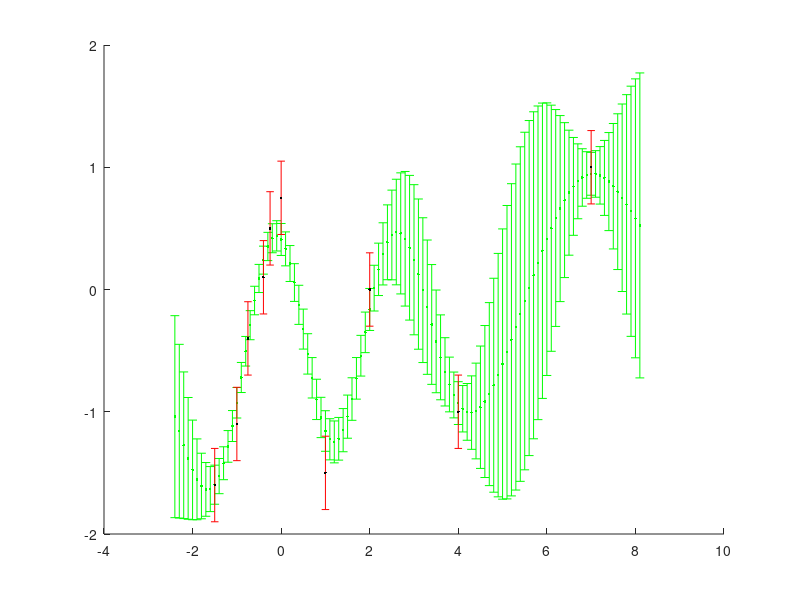

MATLAB code to generate this figure:
% gaussian process example
% https://www.robots.ox.ac.uk/~mebden/reports/GPtutorial.pdf

% control example 
% http://mlg.eng.cam.ac.uk/pub/pdf/KocMurRasLik03.pdf

% multiple gps for estimating a persons pose
% http://www.maths.lth.se/matematiklth/personal/sminchis/code/TGP.html

% multi input gp for control
% http://www.dcs.gla.ac.uk/~rod/publications/KocGirBanMur03.pdf

% gp for uav sys id
% file:///home/andy/Downloads/Hemakumara2013_ICRA_GaussianProcess.pdf

% I think to go to multiple observations, X(i) is a vector not number, for covariance you bustract the complete whole vector
% to get the distance between each entry and then sum the distances. so for X(i) = [1xn] -> xs = sum_j=1^n (X(i,j) - X'(l,j))^2

% next goal is to include a model of a car and predict it's model as it drives around, from x,y,theta,xdot,ydot,thetadot predict x',y',theta',xdot',ydot',thetadot'
% really this means predicting just the dots and then solving for the velocity. I think a key will be to use greedy selection of points so that 
% the matrix inverse is manageable

close all
clear all
clc

x = [-1.5, -1.0, -0.75, -0.4, -0.25, 0.00, 7, 4, 1, 2];
y = [-1.6, -1.1, -0.4, 0.1, 0.5, 0.75, 1, -1, -1.5, 0];
s = ones(length(x),1)*0.3;

l = 1; % length parameter - how much distance between x's matters, large l means the distance matters less
sigma_f = 1.27; % maximum allowable covariance - large with functions with large range of y values
sigma_f_sq = sigma_f^2;
sigma_n = 0.3; % actual uncertainty in the data
sigma_n_sq = sigma_n^2;

% build covariance matrix
k =zeros(length(x), length(x));
for i=1:length(x)
    for j=1:length(x)
        if(x(i) == x(j))
            kroneckerDelta = 1;
        else
            kroneckerDelta = 0;
        end
        k(i,j) = sigma_f_sq * exp(-(x(i)-x(j))^2/2*l^2) + sigma_n_sq*kroneckerDelta;
    end
end

figure
hold all

x_min = min(x);
x_max = max(x);

xs = x_min - 1;

while xs < x_max + 1;
    xs = xs + 0.1;
    ks = zeros(1,length(x));
    for i=1:length(x)
        if(x(i) == xs)
            kroneckerDelta = 1;
        else
            kroneckerDelta = 0;
        end
        ks(i) = sigma_f_sq * exp(-(x(i)-xs)^2/2*l^2) + sigma_n_sq*kroneckerDelta;
    end

    if(xs == xs)
        kroneckerDelta = 1;
    else
        kroneckerDelta = 0;
    end
    kss = sigma_f_sq * exp(-(xs-xs)^2/2*l^2) + sigma_n_sq*kroneckerDelta;

    
    % this is the computationally expensive bit, you can reduce it when the
    % number of samples gets large by selecting only the sensor
    % measurements that are in the local vicinity of the point you care
    % about. The idea being, snesor measurments from very different
    % attitudes, ect don't matter as much as sensor readings from nearby
    % the point of interest
    ys = ks/k*y';
    yv = kss-ks/k*ks';

    errorbar(xs,ys,yv, 'g.')
end

errorbar(x,y,s, 'r.')
plot(x,y,'k.')

